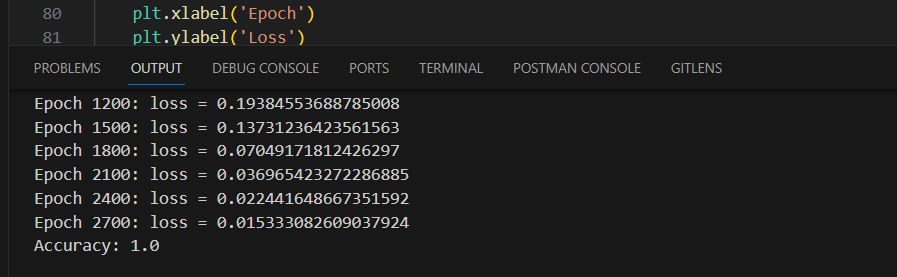
#> input picture Report/Screenshot (143)_1.png, 897 x 277 px
$ python ss_to_pub.py
#> lines starting #> are read from the running program, lines starting #| are printed output that depends on the picture
import cv2
from PIL import Image
import numpy as np

def screenshot_to_publication(screenshot_path, output_path, target_width, ppi=300):
  """
  Transforms a screenshot into a publication-standard image.

  Args:
    screenshot_path: Path to the screenshot image.
    output_path: Path to save the processed image.
    target_width: Desired width of the final image in pixels.
    ppi: Pixels per inch resolution (default 300 for print).

  Returns:
    None
  """
#> called with screenshot_path = './Screenshot (143)_1.png', output_path = 'publication_ready_SS(142)_1.jpg', target_width = 1000, ppi = 300

  # Read the screenshot
  img = cv2.imread(screenshot_path)
#> img is the input picture: shape (277, 897, 3); mean B, G, R 32.1, 32.3, 32.3

  # Crop unnecessary elements (modify as needed)
  # img = img[100:500, 200:700]  # Example crop

  # Resize proportionally to target width
  height = int(img.shape[0] * target_width / img.shape[1])
#> height = 308
  img = cv2.resize(img, (target_width, height), interpolation=cv2.INTER_AREA)
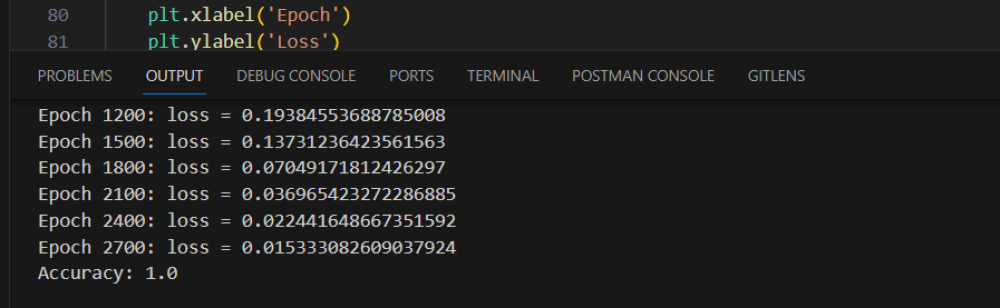
#> img: shape (308, 1000, 3); mean B, G, R 32.1, 32.3, 32.3

  # Convert to sRGB color space
  img = cv2.cvtColor(img, cv2.COLOR_BGR2RGB)

  # Adjust contrast and brightness (modify as needed)
  img = cv2.addWeighted(img, 1.2, img, 0, -20)

  # Reduce noise (adjust strength as needed)
  img = cv2.fastNlMeansDenoising(img, None, 10, 7, 21)

  # Sharpen (adjust strength as needed)
  kernel = np.array([[0, -1, 0], [-1, 5, -1], [0, -1, 0]])
  img = cv2.filter2D(img, -1, kernel)
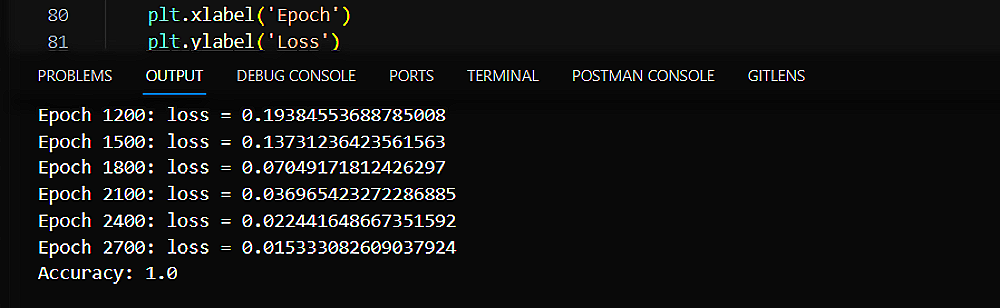
#> img: shape (308, 1000, 3); mean R, G, B 20.1, 20.2, 20.1

  # Convert to PIL Image and save
  image = Image.fromarray(img)
  image.save(output_path, quality=95)  # Adjust quality as needed

# Example usage
screenshot_path = "./Screenshot (143)_1.png"
output_path = "publication_ready_SS(142)_1.jpg"
target_width = 1000  # Adjust as needed

screenshot_to_publication(screenshot_path, output_path, target_width)

print(f"Publication-ready image saved to: {output_path}")

$ run again, with Report/Screenshot (142)_1.png copied over Report/Screenshot (143)_1.png
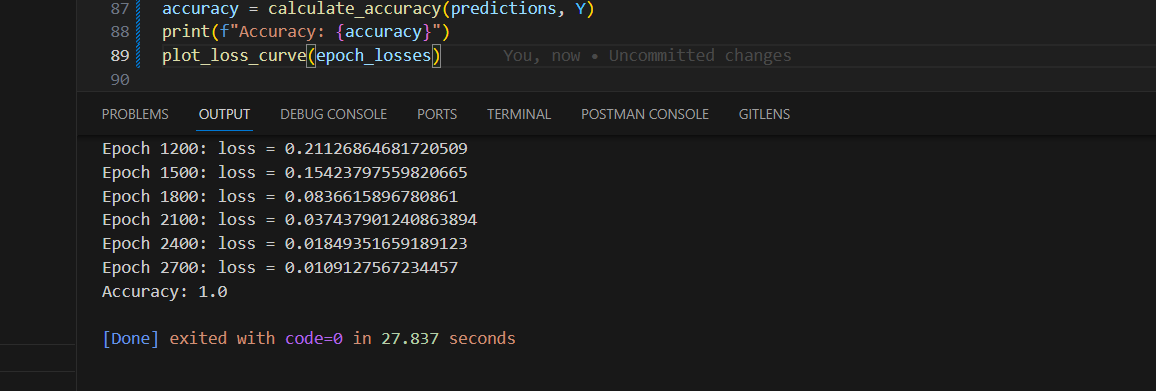
#> input picture Report/Screenshot (142)_1.png, 1156 x 391 px
#> in screenshot_to_publication, img is the input picture: shape (391, 1156, 3); mean B, G, R 30.8, 30.8, 30.7
#> in screenshot_to_publication, `img = cv2.fastNlMeansDenoising(img, None, 10, 7, 21)`:
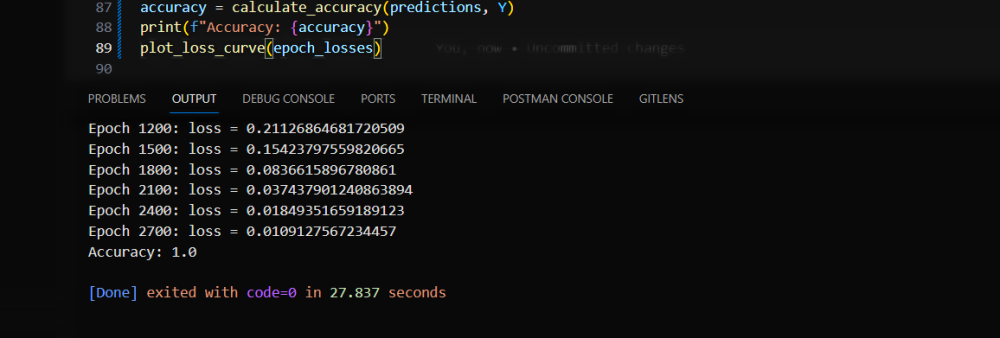
#> img: shape (338, 1000, 3); mean R, G, B 17, 17, 17
#> in screenshot_to_publication, `img = cv2.filter2D(img, -1, kernel)`:
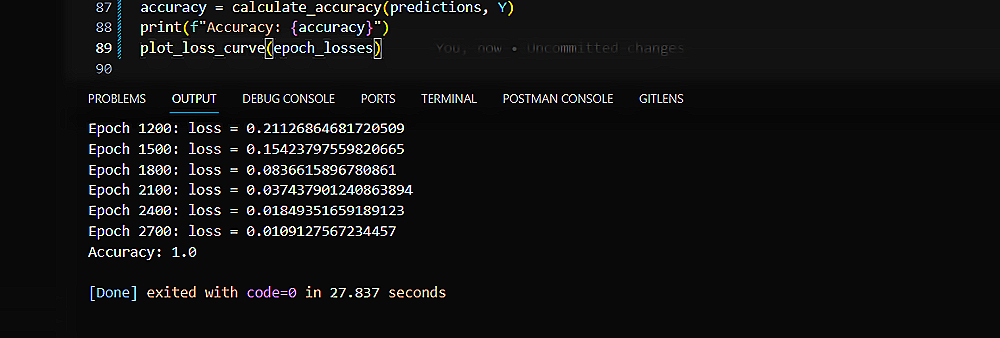
#> img: shape (338, 1000, 3); mean R, G, B 18.3, 18.3, 18.4
